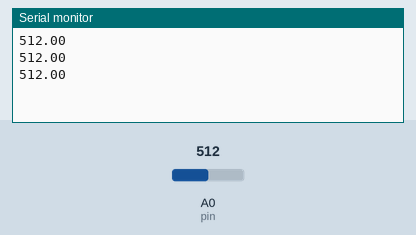
Recording of a sketch running on a simulated Arduino Uno, built with avr-gcc and run on an emulated ATmega328P. Parts: the last lines printed to the serial monitor. The test bench sets the inputs (shaded band); at power-on: A0 (pin) = 512.

Above: at 1.3 s.
1.4 s: A0 (pin) set to 716
At 1.9 s:
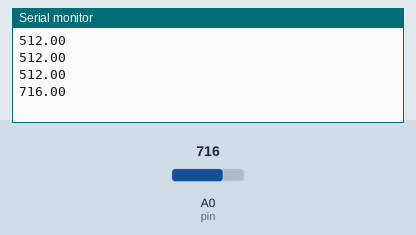
2.9 s: A0 (pin) set to 900
At 3.4 s:
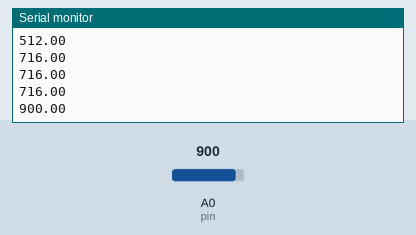
Timing chart, 0 to 5.9 s (numbered marks = the images above; inputs shaded):
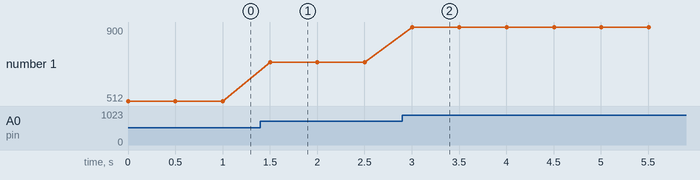

Measured:
- after the input at 1.4 s, the serial monitor: prints a new line after 0.10 s (image 1)
- after the input at 2.9 s, the serial monitor: prints a new line after 0.10 s (image 2)
- plotted number 1: 512 → 716 after the input at 1.4 s, 716 → 900 after the input at 2.9 s

The sketch:

STRERCH.ino
```cpp
int pin = A0;
void setup() {
  // put your setup code here, to run once:
  pinMode(pin , INPUT);
 Serial.begin(9600);
}

void loop() {
  // put your main code here, to run repeatedly:
float x = analogRead(pin);
Serial.println(x);
delay(500);


}
```
